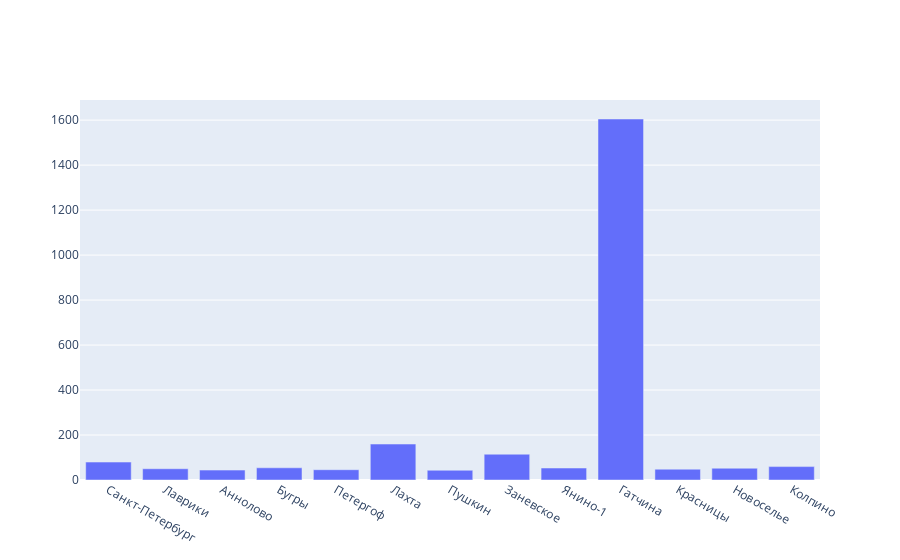

The notebook cell saved with this chart:
### Code cell
fig = go.Figure([go.Bar(
       y=df.groupby('locality_name')['area'].mean(),
       x=df.locality_name.unique(),
       name=column,
       )])
fig.show()

### Figure 1 — Plotly figure (JSON) as saved in the notebook; plotly's stock layout.template omitted (floating-point values rounded to 4 significant figures)
{"data": [{"name": "price_per_meter", "type": "bar", "x": ["Санкт-Петербург", "Лаврики", "Аннолово", "Бугры", "Петергоф", "Лахта", "Пушкин", "Заневское", "Янино-1", "Гатчина", "Красницы", "Новоселье", "Колпино"], "y": [79.7, 49.96, 44.13, 54.2, 45.73, 159.8, 43.37, 114.7, 53.27, 1605, 48.02, 52.33, 59.57]}], "layout": {}}
